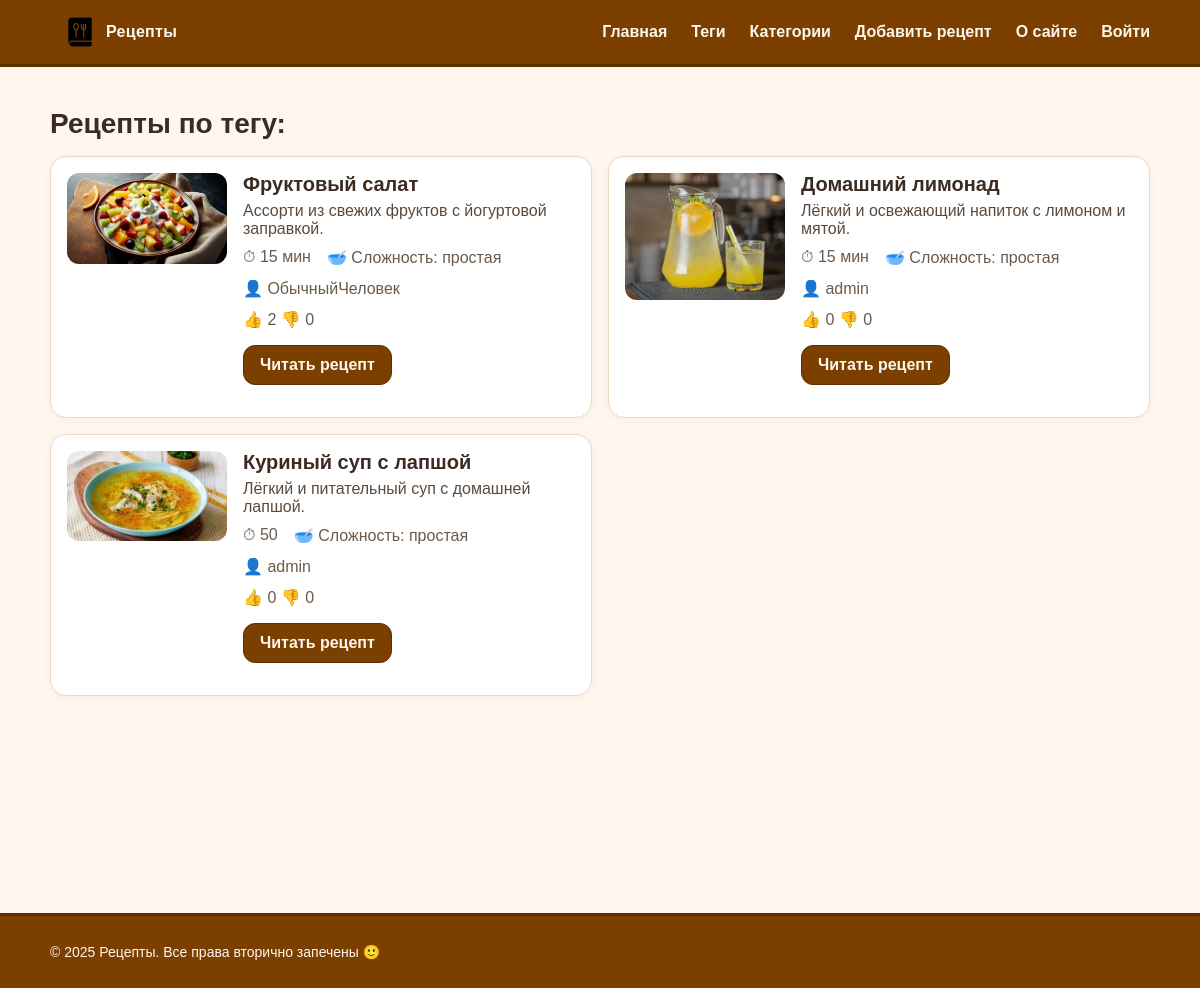
Page /tag/kids/ on the committed database.
### recipes/models.py (models this page shows, shortened)
class Recipe(models.Model):
    class Difficulty(models.TextChoices):
        EASY = "easy", "простая"
        MEDIUM = "medium", "средняя"
        HARD = "hard", "сложная"
    author = models.ForeignKey(
        settings.AUTH_USER_MODEL,
        on_delete=models.CASCADE,
        related_name='recipes',
        null=True, blank=True,
        verbose_name='Автор'
    )
    title = models.CharField("Название", max_length=255, db_index=True)
    slug = models.SlugField("Слаг", max_length=255, unique=True, db_index=True)
    desc = models.TextField("Описание", blank=True)
    image = models.CharField("Путь к изображению", max_length=255, blank=True)
    cook_time = models.CharField("Время (текст)", max_length=50, blank=True)
    cook_time_min = models.PositiveIntegerField("Время (мин)", default=0)
    difficulty = models.CharField(
        "Сложность",
        max_length=10,
        choices=Difficulty.choices,
        default=Difficulty.EASY,
    )
    is_published = models.BooleanField("Опубликован", default=True)
    photo = models.ImageField("Фото", upload_to=recipe_photo_upload_to, blank=True, null=True)
    category = models.ForeignKey(
        "Category",
        verbose_name="Категория",
        on_delete=models.SET_NULL,
        null=True,
        blank=True,
        related_name="recipes",
    )
    tags = models.ManyToManyField(
        "Tag",
        verbose_name="Теги",
        blank=True,
        related_name="recipes",
    )
    created_at = models.DateTimeField("Создано", auto_now_add=True)
    updated_at = models.DateTimeField("Обновлено", auto_now=True)
    objects = models.Manager()
    published = PublishedManager()
    class Meta:
        verbose_name = "Рецепт"
        verbose_name_plural = "Рецепты"
        ordering = ["-created_at"]
        indexes = [models.Index(fields=["-created_at"])]
        permissions = [
            ('can_publish', 'Может публиковать рецепты'),
        ]
    def get_absolute_url(self):
        return reverse("recipe_detail_slug", kwargs={"slug": self.slug})

### recipes/views.py (the view)
# urls.py: path('tag/<slug:slug>/', RecipesByTagView.as_view(), name='recipes_by_tag'),
class RecipesByTagView(DataMixin, ListView):
    model = Recipe
    template_name = 'recipes/by_tag.html'
    context_object_name = 'recipes'
    allow_empty = True
    title_page = 'Рецепты по тегу'
    def get_queryset(self):
        return (Recipe.published
                .filter(tags__slug=self.kwargs['slug'])
                .annotate(
                    likes=Count('reactions', filter=Q(reactions__kind='like')),
                    dislikes=Count('reactions', filter=Q(reactions__kind='dislike')),
                ).order_by('-created_at')
                .prefetch_related('tags','category')
                )
    def get_context_data(self, **kwargs):
        ctx = super().get_context_data(**kwargs)
        tag = Tag.objects.filter(slug=self.kwargs['slug']).first()
        ctx['query_tail'] = ''
        return self.get_mixin_context(ctx, current_tag=tag, title=f'Тег: {tag.name if tag else ""}')

### recipes/models.py (called while the page is built)
    def get_queryset(self):
        return super().get_queryset().filter(is_published=True)

### recipes/utils.py (called while the page is built)
    def get_mixin_context(self, context: Dict[str, Any], **kwargs):
        if self.title_page:
            context["title"] = self.title_page
        context.setdefault("menu", MENU)
        context.setdefault("cat_selected", None)
        context.update(kwargs)
        return context

### recipes/templates/recipes/by_tag.html (shortened to what this page needs)
{% extends 'base.html' %}
{% load static %}
{% block content %}
  <h1 class="page-title">Рецепты по тегу: {{ tag.name }}</h1>
  {% if recipes %}
    <ul class="card-list">
      {% for r in recipes %}
        <li class="card">
          <div class="card-media">
  {% if r.photo %}
    <img src="{{ r.photo.url }}" alt="{{ r.title }}">
  {% elif r.image %}
    <img src="{% static r.image %}" alt="{{ r.title }}">
  {% else %}
    <div class="noimg">Нет изображения</div>
  {% endif %}
</div>
          <div class="card-body">
            <h2 class="card-title">{{ r.title }}</h2>
            <p class="card-desc">{{ r.desc }}</p>
            <ul class="meta">
              <li>⏱ {{ r.cook_time }}</li>
              <li>🥣 Сложность: {{ r.get_difficulty_display }}</li>
            </ul>
                      <ul class = "meta">👤 {{ r.author.get_full_name|default:r.author.username }} </ul>
                      <ul class = "meta">👍 {{ r.likes|default:0 }}  👎 {{ r.dislikes|default:0 }} </ul>
            <p><a class="btn" href="{{ r.get_absolute_url }}">Читать рецепт</a></p>
          </div>
        </li>
      {% endfor %}
    </ul>
  {% else %}
    <p>По этому тегу пока нет рецептов.</p>
  {% endif %}
{% endblock %}

### templates/base.html (shortened to what this page needs)
{% load static %}
<link rel="stylesheet" href="{% static 'recipes/css/styles.css' %}?v=7">
<!DOCTYPE html>
<html lang="ru">
<head>
  <link rel="stylesheet" href="{% static 'recipes/css/styles.css' %}" />
</head>
<body>
  <header class="site-header">
    <div class="inner">
      <a href="{% url 'home' %}" class="logo">Рецепты</a>
      <nav class="main-nav">
  <a href="{% url 'home' %}">Главная</a>
  <a href="{% url 'tag_list' %}">Теги</a>
  <a href="{% url 'categories' %}">Категории</a>
  <a href="{% url 'recipe_add' %}">Добавить рецепт</a>
  <a href="{% url 'about' %}">О сайте</a>
  {% if user.is_authenticated %}
  <a href="{% url 'users:profile' %}">Профиль</a>
  <a href="{% url 'users:logout' %}">Выйти</a>
{% else %}
  <a href="{% url 'users:login' %}?next={{ request.path }}">Войти</a>
{% endif %}
</nav>
    </div>
  </header>
  <main class="main-content">
    <div class="container">
      {% block content %}{% endblock %}
    </div>
  </main>
  <footer class="site-footer">
    <div class="inner">
      <p>© {{ year|default:2025 }} Рецепты. Все права вторично запечены 🙂</p>
    </div>
  </footer>
</body>
</html>

### recipes/static/recipes/css/styles.css (style rules this page uses)
:root { --choco:#7B3F00; --choco-dark:#5e2f00; --cream:#FFF7ED; --ink:#3b2b22; --paper:#ffffff; --border:#ead9c6; --header-h:64px; --footer-h:72px; --header-extra-gap:20px; --footer-extra-gap:32px; }
html, body { min-height:100%; margin:0; color:var(--ink); background:var(--cream); font-family:Arial, system-ui, -apple-system, "Segoe UI", Roboto, "Helvetica Neue", sans-serif; }
.site-header, .site-footer { position:fixed; left:0; right:0; z-index:1000; background:var(--choco); color:var(--cream); }
.site-header { top:0; border-bottom:3px solid var(--choco-dark); }
.site-footer { bottom:0; border-top:3px solid var(--choco-dark); }
.site-header .inner, .site-footer .inner { max-width:1100px; margin:0 auto; padding:0 16px; display:flex; align-items:center; justify-content:space-between; }
.site-header .inner { height:var(--header-h); }
.site-footer .inner { height:var(--footer-h); }
body { padding-top:calc(var(--header-h) + var(--header-extra-gap)); padding-bottom:calc(var(--footer-h) + var(--footer-extra-gap)); }
.main-content { min-height:calc(100vh - var(--header-h) - var(--footer-h) - var(--header-extra-gap) - var(--footer-extra-gap)); }
.main-nav { height:var(--header-h); display:flex; align-items:center; gap:24px; }
.main-nav a { color:var(--cream); text-decoration:none; font-weight:600; line-height:var(--header-h); }
.logo { display:inline-flex; align-items:center; height:var(--header-h); line-height:var(--header-h); padding-left:56px; color:var(--cream); font-weight:800; letter-spacing:.3px; text-decoration:none; background:url("../images/logo.png") no-repeat 12px center / 36px 36px; }
.container { max-width:1100px; margin:24px auto 32px; padding:0 16px; }
.page-title { margin:8px 0 16px; font-size:28px; }
.card-list { list-style:none; margin:0; padding:0; display:grid; gap:16px; grid-template-columns:1fr; }
@media (min-width:720px) { .card-list { grid-template-columns:1fr 1fr; } }
.card { display:grid; grid-template-columns:160px 1fr; gap:16px; background:var(--paper); border:1px solid var(--border); border-radius:16px; padding:16px; box-shadow:0 2px 10px rgba(0,0,0,.04); }
.card-media img { width:100%; height:auto; display:block; border-radius:12px; }
.card-title { margin:0 0 6px; font-size:20px; }
.card-desc { margin:0 0 10px; color:#5a4a3e; }
.meta { margin:0 0 12px; padding:0; display:flex; gap:16px; list-style:none; color:#6b5a4b; }
.btn { display:inline-block; padding:10px 14px; border-radius:12px; background:var(--choco); color:var(--cream); text-decoration:none; font-weight:600; border:1px solid var(--choco-dark); }
.site-footer p { margin:0; font-size:14px; }
.btn { font-weight:700; border-radius:12px; padding:10px 16px; }

### rows in the picture
Recipe: photo (picture), title "Фруктовый салат", desc "Ассорти из свежих фруктов с йогуртовой заправкой.", cook_time "15 мин", difficulty "простая", author.get_full_name "ОбычныйЧеловек", likes "2", dislikes "0"
Recipe: photo (picture), title "Домашний лимонад", desc "Лёгкий и освежающий напиток с лимоном и мятой.", cook_time "15 мин", difficulty "простая", author.get_full_name "admin", likes "0", dislikes "0"
Recipe: photo (picture), title "Куриный суп с лапшой", desc "Лёгкий и питательный суп с домашней лапшой.", cook_time "50", difficulty "простая", author.get_full_name "admin", likes "0", dislikes "0"

### other values in the picture
{{ year|default:2025 }} "2025"
